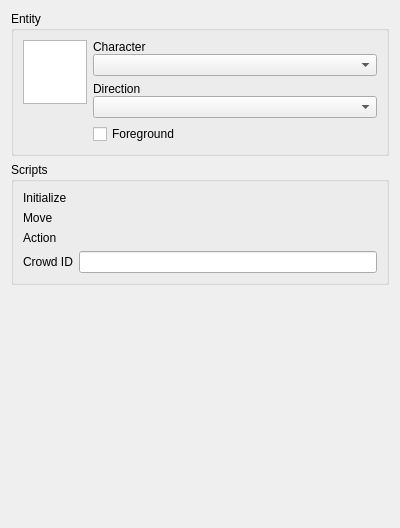
<?xml version="1.0" encoding="UTF-8"?>
<ui version="4.0">
 <class>NpcToolWidget</class>
 <widget class="QWidget" name="NpcToolWidget">
  <property name="geometry">
   <rect>
    <x>0</x>
    <y>0</y>
    <width>400</width>
    <height>528</height>
   </rect>
  </property>
  <property name="windowTitle">
   <string>Form</string>
  </property>
  <layout class="QVBoxLayout" name="verticalLayout">
   <item>
    <widget class="QGroupBox" name="groupBox">
     <property name="sizePolicy">
      <sizepolicy hsizetype="Preferred" vsizetype="Maximum">
       <horstretch>0</horstretch>
       <verstretch>0</verstretch>
      </sizepolicy>
     </property>
     <property name="title">
      <string>Entity</string>
     </property>
     <layout class="QHBoxLayout" name="horizontalLayout_4">
      <item>
       <widget class="QWidget" name="widget_4" native="true">
        <property name="sizePolicy">
         <sizepolicy hsizetype="Maximum" vsizetype="Preferred">
          <horstretch>0</horstretch>
          <verstretch>0</verstretch>
         </sizepolicy>
        </property>
        <layout class="QVBoxLayout" name="verticalLayout_11">
         <property name="spacing">
          <number>0</number>
         </property>
         <property name="leftMargin">
          <number>0</number>
         </property>
         <property name="topMargin">
          <number>0</number>
         </property>
         <property name="rightMargin">
          <number>0</number>
         </property>
         <property name="bottomMargin">
          <number>0</number>
         </property>
         <item>
          <widget class="QGraphicsView" name="npcPreviewView">
           <property name="sizePolicy">
            <sizepolicy hsizetype="Expanding" vsizetype="Expanding">
             <horstretch>0</horstretch>
             <verstretch>0</verstretch>
            </sizepolicy>
           </property>
           <property name="maximumSize">
            <size>
             <width>64</width>
             <height>64</height>
            </size>
           </property>
          </widget>
         </item>
         <item>
          <spacer name="verticalSpacer_4">
           <property name="orientation">
            <enum>Qt::Vertical</enum>
           </property>
           <property name="sizeHint" stdset="0">
            <size>
             <width>20</width>
             <height>40</height>
            </size>
           </property>
          </spacer>
         </item>
        </layout>
       </widget>
      </item>
      <item>
       <widget class="QWidget" name="widget_3" native="true">
        <layout class="QVBoxLayout" name="verticalLayout_10">
         <property name="leftMargin">
          <number>0</number>
         </property>
         <property name="topMargin">
          <number>0</number>
         </property>
         <property name="rightMargin">
          <number>0</number>
         </property>
         <property name="bottomMargin">
          <number>0</number>
         </property>
         <item>
          <widget class="QWidget" name="widget_6" native="true">
           <layout class="QVBoxLayout" name="verticalLayout_13">
            <property name="spacing">
             <number>0</number>
            </property>
            <property name="leftMargin">
             <number>0</number>
            </property>
            <property name="topMargin">
             <number>0</number>
            </property>
            <property name="rightMargin">
             <number>0</number>
            </property>
            <property name="bottomMargin">
             <number>0</number>
            </property>
            <item>
             <widget class="QLabel" name="npcCharacterLabel">
              <property name="text">
               <string>Character</string>
              </property>
             </widget>
            </item>
            <item>
             <widget class="QComboBox" name="npcCharacterSelect"/>
            </item>
           </layout>
          </widget>
         </item>
         <item>
          <widget class="QWidget" name="widget_7" native="true">
           <layout class="QVBoxLayout" name="verticalLayout_14">
            <property name="spacing">
             <number>0</number>
            </property>
            <property name="leftMargin">
             <number>0</number>
            </property>
            <property name="topMargin">
             <number>0</number>
            </property>
            <property name="rightMargin">
             <number>0</number>
            </property>
            <property name="bottomMargin">
             <number>0</number>
            </property>
            <item>
             <widget class="QLabel" name="npcDirectionLabel">
              <property name="text">
               <string>Direction</string>
              </property>
             </widget>
            </item>
            <item>
             <widget class="QComboBox" name="npcDirectionSelect"/>
            </item>
           </layout>
          </widget>
         </item>
         <item>
          <widget class="QCheckBox" name="npcForegroundCheckBox">
           <property name="text">
            <string>Foreground</string>
           </property>
          </widget>
         </item>
        </layout>
       </widget>
      </item>
     </layout>
    </widget>
   </item>
   <item>
    <widget class="QGroupBox" name="groupBox_2">
     <property name="title">
      <string>Scripts</string>
     </property>
     <layout class="QVBoxLayout" name="verticalLayout_12">
      <item>
       <widget class="QWidget" name="widget_5" native="true">
        <layout class="QFormLayout" name="formLayout">
         <property name="leftMargin">
          <number>0</number>
         </property>
         <property name="topMargin">
          <number>0</number>
         </property>
         <property name="rightMargin">
          <number>0</number>
         </property>
         <property name="bottomMargin">
          <number>0</number>
         </property>
         <item row="1" column="0">
          <widget class="QLabel" name="label_6">
           <property name="text">
            <string>Initialize</string>
           </property>
          </widget>
         </item>
         <item row="1" column="1">
          <widget class="ScriptSelectWidget" name="npcInitializeScript" native="true"/>
         </item>
         <item row="2" column="0">
          <widget class="QLabel" name="label_7">
           <property name="text">
            <string>Move</string>
           </property>
          </widget>
         </item>
         <item row="2" column="1">
          <widget class="ScriptSelectWidget" name="npcMoveScript" native="true"/>
         </item>
         <item row="3" column="0">
          <widget class="QLabel" name="label_8">
           <property name="text">
            <string>Action</string>
           </property>
          </widget>
         </item>
         <item row="3" column="1">
          <widget class="ScriptSelectWidget" name="npcActionScript" native="true"/>
         </item>
         <item row="4" column="0">
          <widget class="QLabel" name="label">
           <property name="text">
            <string>Crowd ID</string>
           </property>
          </widget>
         </item>
         <item row="4" column="1">
          <widget class="QLineEdit" name="npcCrowdIdEdit"/>
         </item>
        </layout>
       </widget>
      </item>
     </layout>
    </widget>
   </item>
   <item>
    <spacer name="verticalSpacer_3">
     <property name="orientation">
      <enum>Qt::Vertical</enum>
     </property>
     <property name="sizeHint" stdset="0">
      <size>
       <width>20</width>
       <height>170</height>
      </size>
     </property>
    </spacer>
   </item>
  </layout>
 </widget>
 <customwidgets>
  <customwidget>
   <class>ScriptSelectWidget</class>
   <extends>QWidget</extends>
   <header location="global">maker/script/ScriptSelectWidget.hpp</header>
   <container>1</container>
  </customwidget>
 </customwidgets>
 <resources/>
 <connections/>
</ui>
